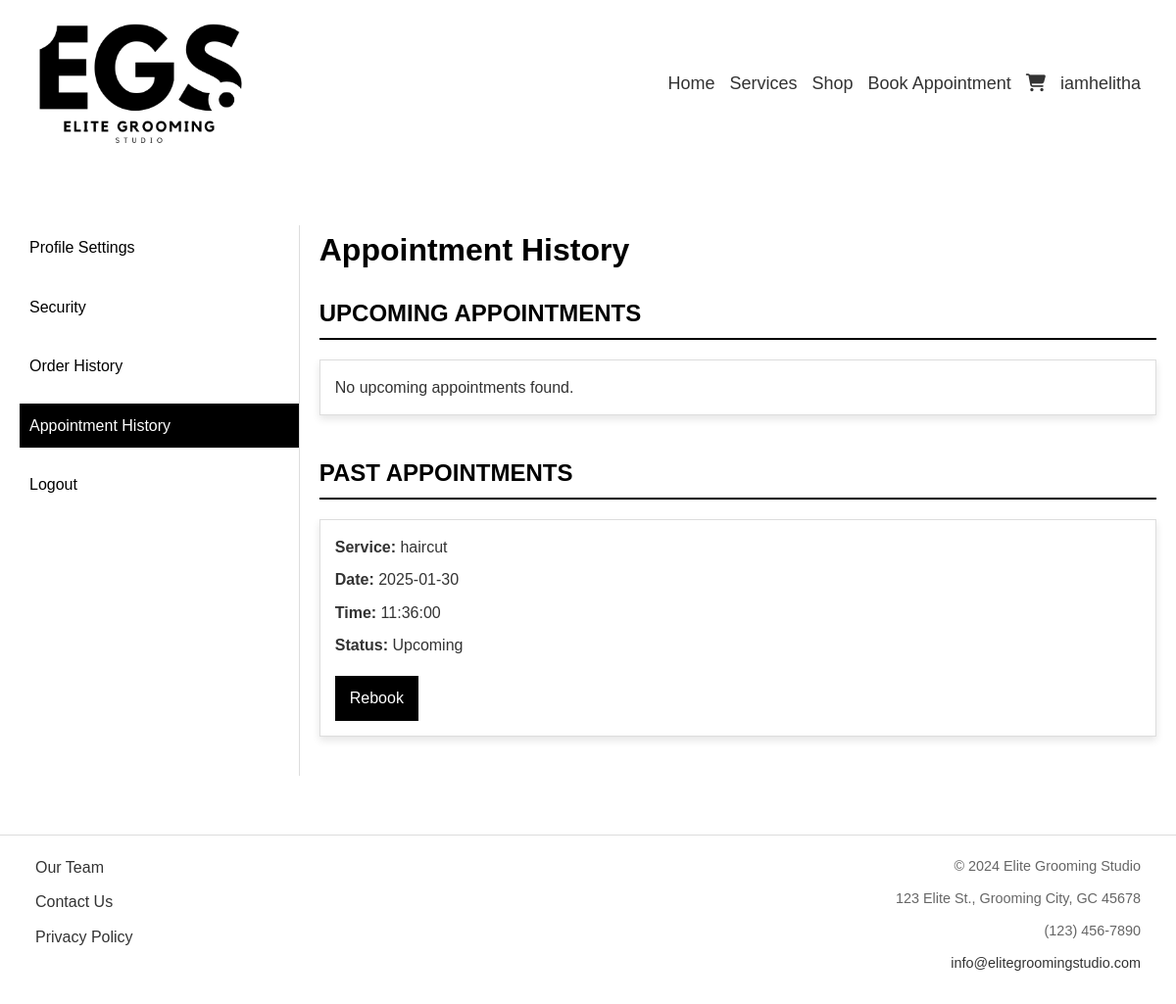
The page /profile/appointments.php (signed in) on the database its author committed.
### tables this page shows
CREATE TABLE `appointments` (
  `appointment_id` int NOT NULL,
  `user_id` int DEFAULT NULL,
  `name` varchar(100) NOT NULL,
  `email` varchar(150) NOT NULL,
  `phone` varchar(20) DEFAULT NULL,
  `preferred_date` date NOT NULL,
  `preferred_time` time NOT NULL,
  `service` varchar(100) NOT NULL,
  `status` enum('Upcoming','Completed','Cancelled') DEFAULT 'Upcoming',
  `created_at` timestamp NULL DEFAULT CURRENT_TIMESTAMP,
  `updated_at` timestamp NULL DEFAULT CURRENT_TIMESTAMP ON UPDATE CURRENT_TIMESTAMP
);

### profile/appointments.php (the view, shortened to what this page needs)
<?php
$userId = $_SESSION['user_id'];
$appointments = fetchAppointmentsByUserId($userId);
$upcomingAppointments = [];
$pastAppointments = [];
foreach ($appointments as $appointment) {
    if (isUpcoming($appointment) && $appointment['status'] === 'Upcoming') {
        $upcomingAppointments[] = $appointment;
    } else {
        $pastAppointments[] = $appointment;
    }
}
function fetchAppointmentsByUserId($userId)
{
    $pdo = connectDB();
    try {
        $stmt = $pdo->prepare("SELECT * FROM appointments WHERE user_id = :user_id ORDER BY preferred_date, preferred_time");
        $stmt->execute([':user_id' => $userId]);
        return $stmt->fetchAll(PDO::FETCH_ASSOC);
    } catch (PDOException $e) {
        return [];
    }
}
function isUpcoming($appointment)
{
    $currentDateTime = new DateTime();
    $appointmentDateTime = new DateTime($appointment['preferred_date'] . ' ' . $appointment['preferred_time']);
    return $appointmentDateTime >= $currentDateTime;
}
?>
<!DOCTYPE html>
<html lang="en">
<head>
    <link rel="stylesheet" href="/EGS/assets/css/style.css">
</head>
<body>
    <?php require_once $_SERVER['DOCUMENT_ROOT'] . '/EGS/elements/header.php'; ?>
    <main class="profile-container">
        <?php require_once $_SERVER['DOCUMENT_ROOT'] . '/EGS/profile/sidebar.php'; ?>
        <div class="profile-content">
            <h1>Appointment History</h1>
            <section class="appointments-upcoming">
                <h2>Upcoming Appointments</h2>
                <ul class="appointment-list">
                    <?php if (empty($upcomingAppointments)): ?>
                        <li>No upcoming appointments found.</li>
                    <?php endif; ?>
                </ul>
            </section>
            <section class="appointments-past">
                <h2>Past Appointments</h2>
                <ul class="appointment-list">
                    <?php if (empty($pastAppointments)): ?>
                        <li>No past appointments found.</li>
                    <?php else: ?>
                        <?php foreach ($pastAppointments as $appointment): ?>
                            <li>
                                <p><strong>Service:</strong> <?= htmlspecialchars($appointment['service']) ?></p>
                                <p><strong>Date:</strong> <?= htmlspecialchars($appointment['preferred_date']) ?></p>
                                <p><strong>Time:</strong> <?= htmlspecialchars($appointment['preferred_time']) ?></p>
                                <p><strong>Status:</strong> <?= htmlspecialchars($appointment['status']) ?></p>
                                <a href="/EGS/pages/BookAppointment.php" class="rebook-button">Rebook</a>
                            </li>
                        <?php endforeach; ?>
                    <?php endif; ?>
                </ul>
            </section>
        </div>
    </main>
    <?php require_once $_SERVER['DOCUMENT_ROOT'] . '/EGS/elements/footer.php'; ?>
</body>
</html>

### assets/css/style.css (style rules this page uses)
* { margin: 0; padding: 0; box-sizing: border-box; }
body { font-family: Arial, sans-serif; line-height: 1.6; margin: 0; background-color: #fff; color: #333; }
main { padding: 0 3%; margin-bottom: 20px; }
.profile-container { display: flex; gap: 20px; max-width: 1200px; margin: 40px auto; padding: 20px; }
.profile-content { flex: 0.75; }
.profile-content h1 { font-size: 2rem; margin-bottom: 20px; color: #000; }
.appointments-upcoming, .appointments-past { margin-bottom: 40px; }
.appointments-upcoming h2, .appointments-past h2 { font-size: 1.5rem; color: #000; margin-bottom: 20px; text-transform: uppercase; border-bottom: 2px solid #000; padding-bottom: 5px; }
.appointment-list { list-style: none; padding: 0; margin: 0; }
.appointment-list li { padding: 15px; border: 1px solid #ddd; background-color: #fff; margin-bottom: 15px; box-shadow: 0 4px 8px rgba(0, 0, 0, 0.1); transition: box-shadow 0.3s ease; }
.appointment-list p { font-size: 1rem; margin-bottom: 8px; color: #333; }
.rebook-button { display: inline-block; margin-top: 10px; padding: 10px 15px; background-color: #000; color: #fff; font-size: 1rem; text-decoration: none; transition: background-color 0.3s ease, color 0.3s ease; border: none; cursor: pointer; }

### rows shown on the page
appointments: service "haircut", preferred_date "2025-01-30", preferred_time "11:36:00", status "Upcoming"

### other values the page prints
$_SESSION['username'] "iamhelitha"
